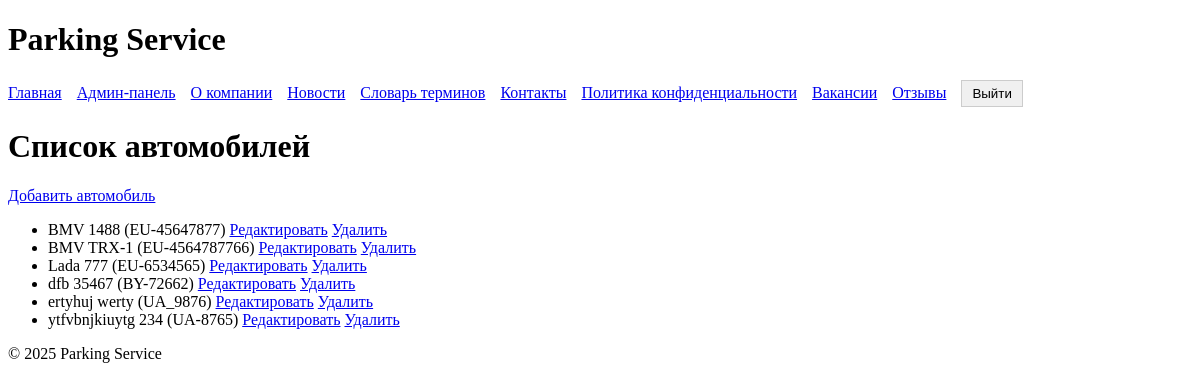
Screenshot of /cars/ (signed in) with the database file from the repository.
### parking/models.py (models this page shows, shortened)
class Car(models.Model):
    license_plate = models.CharField(max_length=20, unique=True)
    brand = models.CharField(max_length=50)
    model = models.CharField(max_length=50)
    clients = models.ManyToManyField(Client, related_name='cars')

### parking/views.py (the view)
# urls.py: path('cars/', CarListView.as_view(), name='car_list'),
class CarListView(ListView):
    model = Car
    template_name = 'parking/car_list.html'
    context_object_name = 'cars'
    def get_queryset(self):
        user = self.request.user
        if is_admin(user):
            return Car.objects.all()
        elif is_client(user):
            client = Client.objects.get(user=user)
            return Car.objects.filter(clients=client)
        return Car.objects.none()
    def get_context_data(self, **kwargs):
        context = super().get_context_data(**kwargs)
        context['is_admin'] = is_admin(self.request.user)
        context['is_client'] = is_client(self.request.user)
        context['is_employee'] = is_employee(self.request.user)
        return context

### parking/views.py (called while the page is built)
def is_admin(user):
    logger.debug(f"Checking is_admin for user {user.username if user.is_authenticated else 'Anonymous'}, is_superuser: {user.is_superuser if user.is_authenticated else 'N/A'}")
    return user.is_authenticated and user.is_superuser

def is_employee(user):
    logger.debug(f"Checking is_employee for user {user.username if user.is_authenticated else 'Anonymous'}, in Employee group: {user.groups.filter(name='Employee').exists() if user.is_authenticated else 'N/A'}")
    return user.is_authenticated and user.groups.filter(name='Employee').exists()

def is_client(user):
    logger.debug(f"Checking is_client for user {user.username if user.is_authenticated else 'Anonymous'}, in Client group: {user.groups.filter(name='Client').exists() if user.is_authenticated else 'N/A'}")
    return user.is_authenticated and user.groups.filter(name='Client').exists()

### parking/templates/parking/car_list.html
{% extends 'parking/base.html' %}
{% block content %}
<h1>Список автомобилей</h1>
<a href="{% url 'car_create' %}">Добавить автомобиль</a>
<ul>
{% for car in cars %}
    <li>{{ car.brand }} {{ car.model }} ({{ car.license_plate }})
        <a href="{% url 'car_update' car.pk %}">Редактировать</a>
        <a href="{% url 'car_delete' car.pk %}">Удалить</a>
    </li>
{% empty %}
    <li>Нет автомобилей</li>
{% endfor %}
</ul>
{% endblock %}

### rows the page displays
Car: brand "BMV", model "1488", license_plate "EU-45647877"
Car: brand "BMV", model "TRX-1", license_plate "EU-4564787766"
Car: brand "Lada", model "777", license_plate "EU-6534565"
Car: brand "dfb", model "35467", license_plate "BY-72662"
Car: brand "ertyhuj", model "werty", license_plate "UA_9876"
Car: brand "ytfvbnjkiuytg", model "234", license_plate "UA-8765"
